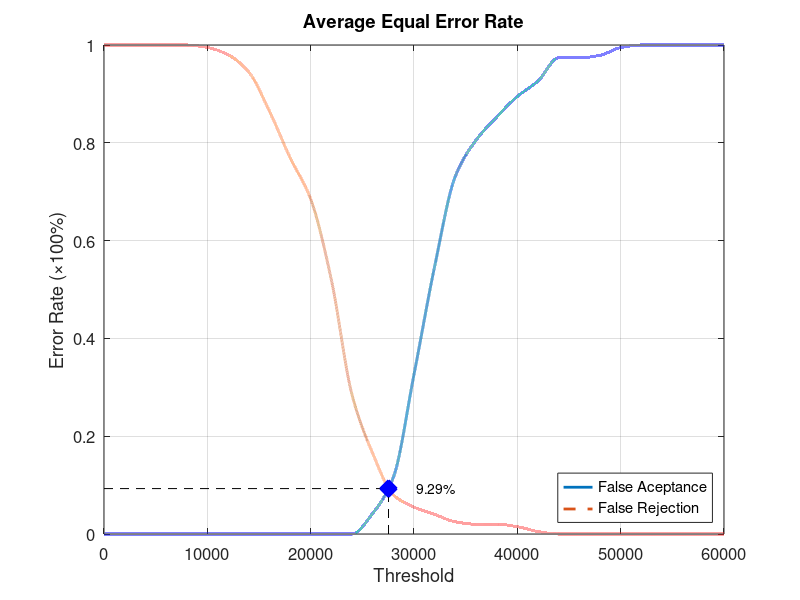
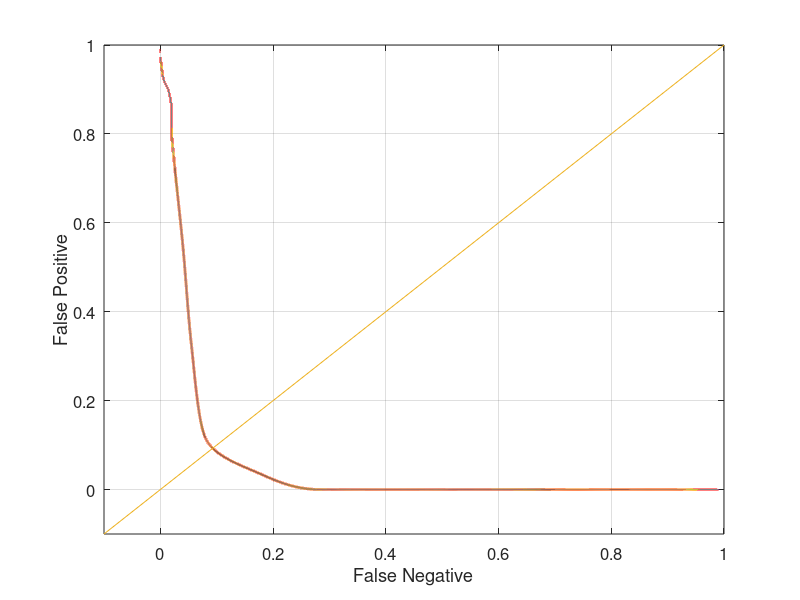

Recreate these plots in MATLAB, in order.
function yEER = Database5_2
close all;
clear;
clc;
x = 0:2000:60000;
xq = 0:0.5:60000;

y0 = [0 0 0 0 0 0 0 0 0 0 0 0 0 0.0421053 0.115789 0.326316 0.547368 0.731579 0.805263 0.852632 0.894737 0.926316 0.973684 0.973684 0.978947 0.994737 1 1 1 1 1];
yy0 = interp1(x, y0, xq, 'pchip');
y1 = [1 1 1 1 1 0.995 0.98 0.945 0.865 0.77 0.685 0.52 0.285 0.165 0.08 0.055 0.04 0.025 0.02 0.02 0.015 0.005 0 0 0 0 0 0 0 0 0];
yy1 = interp1(x, y1, xq, 'pchip');

% Calculating EER: 
y2 = abs(y0 - y1);
find(y2 == min(y2))
yy2 = abs(yy0 - yy1);
xEER = find(yy2 == min(yy2));
xEERIndex = xq(xEER) % X-axis EER
yEER = yy0(xEER) % Y-axis EER

main = figure
plot(xq, yy0,'-','LineWidth', 2);	hold on
plot(xq, yy1,'--','LineWidth', 2);	hold on
plot([xEERIndex xEERIndex], [0 yEER], 'k--');	hold on
plot([0 xEERIndex], [yEER yEER], 'k--');	hold on
plot(xEERIndex, yEER, 'bx', 'LineWidth', 10);	hold on
text(xEERIndex + 10 * xEERIndex / 100, yEER, [num2str(round((10000 * yEER)) / 100) '%'])
legend('False Aceptance', 'False Rejection', 'Location', 'SouthEast')
xlabel('Threshold')
ylabel('Error Rate (\times100%)')
title('Average Equal Error Rate')
set(gca, 'FontSize', 12)
axis([0 60000 0 1])
grid on

print(main, 'Database5_2Main', '-dpng');
FNRxFPR = figure('Color', [1 1 1]);
plot(yy1, yy0, '-', yy1, yy0, 'LineWidth', 2);
hold on
y = -0.1:0.1:1
plot(y, y); 
set(gca, 'FontSize', 12)
xlabel('False Negative')
ylabel('False Positive')
axis([-0.1 1 -0.1 1])
set(gca, 'FontSize', 12)
grid on

print(FNRxFPR, 'Database5_2FNRxFPR','-dpng');
end
